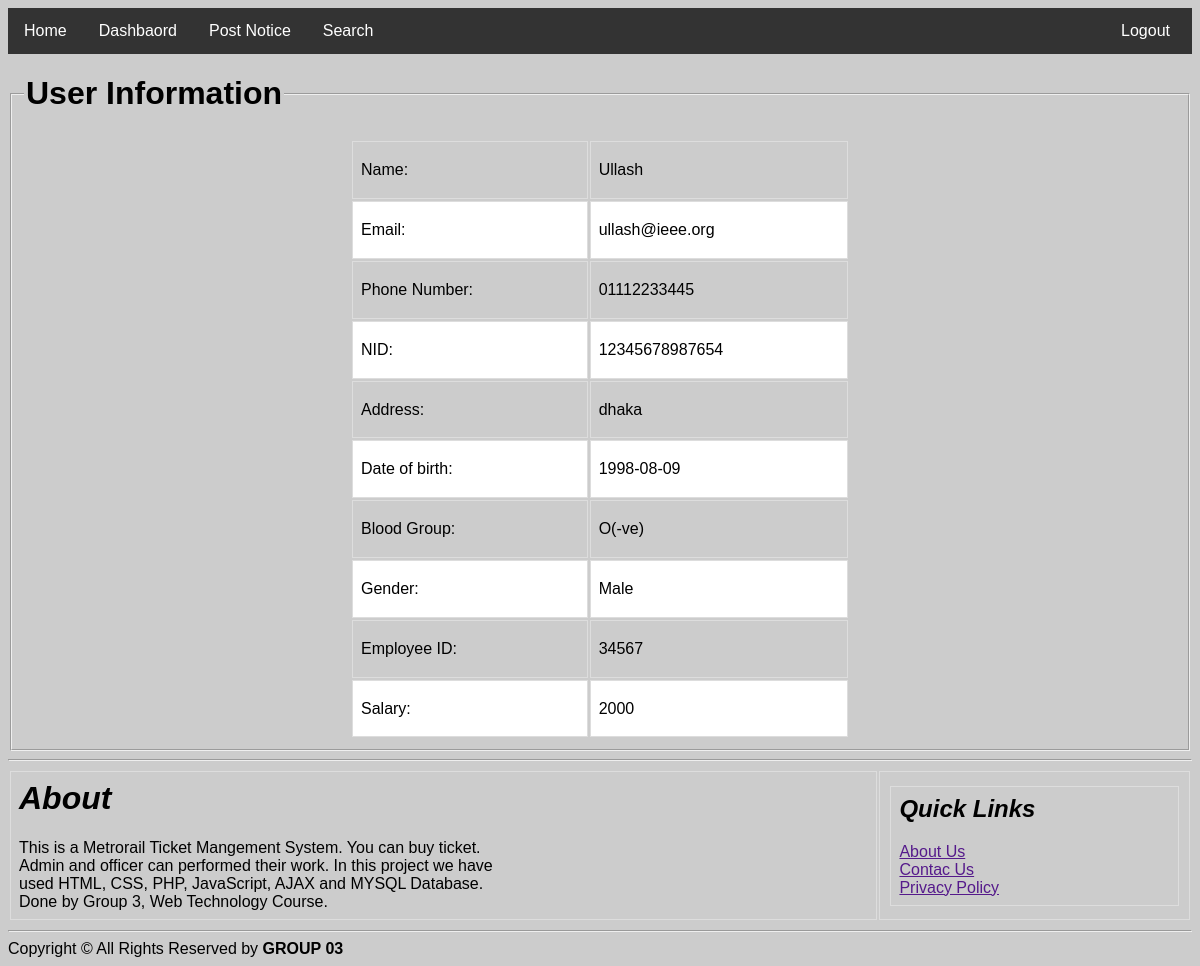
Screenshot of /sm/sm_info.php (signed in) with the database file from the repository.
### tables this page shows
CREATE TABLE `add_sm` (
  `e_id` varchar(20) NOT NULL,
  `name` text NOT NULL,
  `pass` text NOT NULL,
  `gender` text NOT NULL,
  `email` varchar(20) NOT NULL,
  `phone` text NOT NULL,
  `address` text NOT NULL,
  `dob` text NOT NULL,
  `bl_grp` text NOT NULL,
  `nid` text NOT NULL,
  `salary` int(11) NOT NULL,
  `e_count` int(11) NOT NULL
);

### sm/models/db_config.php (called while the page is built, shortened)
<?php
	$db_server="localhost";
	$db_uname="root";
	$db_pass="";
	$db_name="web_project";
	function get($query){
		global $db_server,$db_uname,$db_pass,$db_name;
		$conn = mysqli_connect($db_server,$db_uname,$db_pass,$db_name);
		$data = array();
		if($conn){
			$result = mysqli_query($conn,$query);
			while($row = mysqli_fetch_assoc($result)){
				$data[] = $row;
			}
		}
		return $data;
	}
?>

### sm/sm_info.php (the view, shortened to what this page needs)
<?php
 include 'controllers/header.php';
 include 'models/db_config.php';
$email=$_SESSION["ulog"];
?>
<html>
    <head>
    </head>
    <body>
        <fieldset>
            <legend><h1>User Information</h1></legend>
           <table border="1" align="center" class="table-1">
           <?php
                    $query = "SELECT e_id,name,gender,email,phone,dob,bl_grp,nid,salary,address  FROM `add_sm` WHERE email='{$email}'";
                    $result=get($query);
                    foreach ($result as $row){
                    echo "<tr><td align='left'>Name:</td><td align='center'>$row[name]</td></tr>";
                    echo "<tr><td align='left'>Email:</td><td align='center'>$row[email]</td></tr>";
                    echo "<tr><td align='left'>Phone Number:</td><td align='center'>$row[phone]</td></tr>";
                    echo "<tr><td align='left'>NID:</td><td align='center'>$row[nid]</td></tr>";
                    echo "<tr><td align='left'>Address:</td><td align='center'>$row[address]</td></tr>";
                    echo "<tr><td align='left'>Date of birth:</td><td align='center'>$row[dob]</td></tr>";
                    echo "<tr><td align='left'>Blood Group:</td><td align='center'>$row[bl_grp]</td></tr>";
                    echo "<tr><td align='left'>Gender:</td><td align='center'>$row[gender]</td></tr>";
                    echo "<tr><td align='left'>Employee ID:</td><td align='center'>$row[e_id]</td></tr>";
                    echo "<tr><td align='left'>Salary:</td><td align='center'>$row[salary]</td></tr>";
                }
            ?>
           </table>
        </fieldset>
    </body>
</html>
<?php
 include 'controllers/footer.php';
?>

### sm/controllers/header.php (style rules this page uses)
body { font-family: Arial, Helvetica, sans-serif; background-color: rgb(204, 204, 204); }

### sm/sm_info.php (style rules this page uses)
body { background-color: rgb(204, 204, 204); }
.table-1 { height: 600px ; width: 500px; }
table { font-family: arial, sans-serif; border: 1px; width: 100%; }
td, th { border: 1px solid #dddddd; text-align: left; padding: 8px; }
tr:nth-child(even) { background-color: white; }

### rows the page displays
add_sm: name "Ullash", email "ullash@ieee.org", phone "01112233445", nid "12345678987654", address "dhaka", dob "1998-08-09", bl_grp "O(-ve)", gender "Male", e_id "34567", salary "2000"
